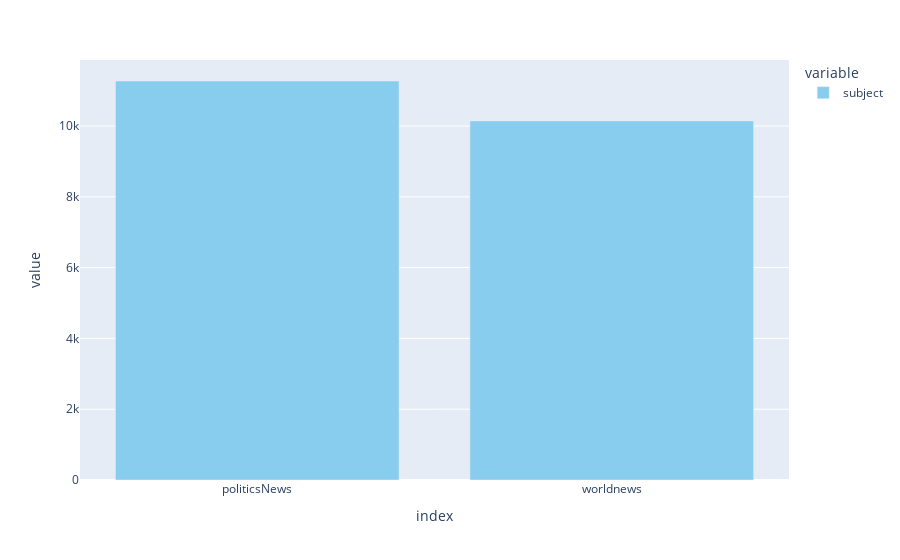

Notebook code for this chart:
### Code cell
fig = px.bar(
    true.subject.value_counts(),
    color_discrete_sequence= px.colors.qualitative.Safe,
)
fig.show()

### Figure 1 — Plotly figure (JSON) as saved in the notebook; plotly's stock layout.template omitted (floating-point values rounded to 4 significant figures)
{"data": [{"alignmentgroup": "True", "hovertemplate": "variable=subject<br>index=%{x}<br>value=%{y}<extra></extra>", "legendgroup": "subject", "marker": {"color": "rgb(136, 204, 238)"}, "name": "subject", "offsetgroup": "subject", "orientation": "v", "showlegend": true, "textposition": "auto", "type": "bar", "x": ["politicsNews", "worldnews"], "xaxis": "x", "y": [11272, 10145], "yaxis": "y"}], "layout": {"barmode": "relative", "legend": {"title": {"text": "variable"}, "tracegroupgap": 0}, "margin": {"t": 60}, "xaxis": {"anchor": "y", "domain": [0, 1], "title": {"text": "index"}}, "yaxis": {"anchor": "x", "domain": [0, 1], "title": {"text": "value"}}}}
